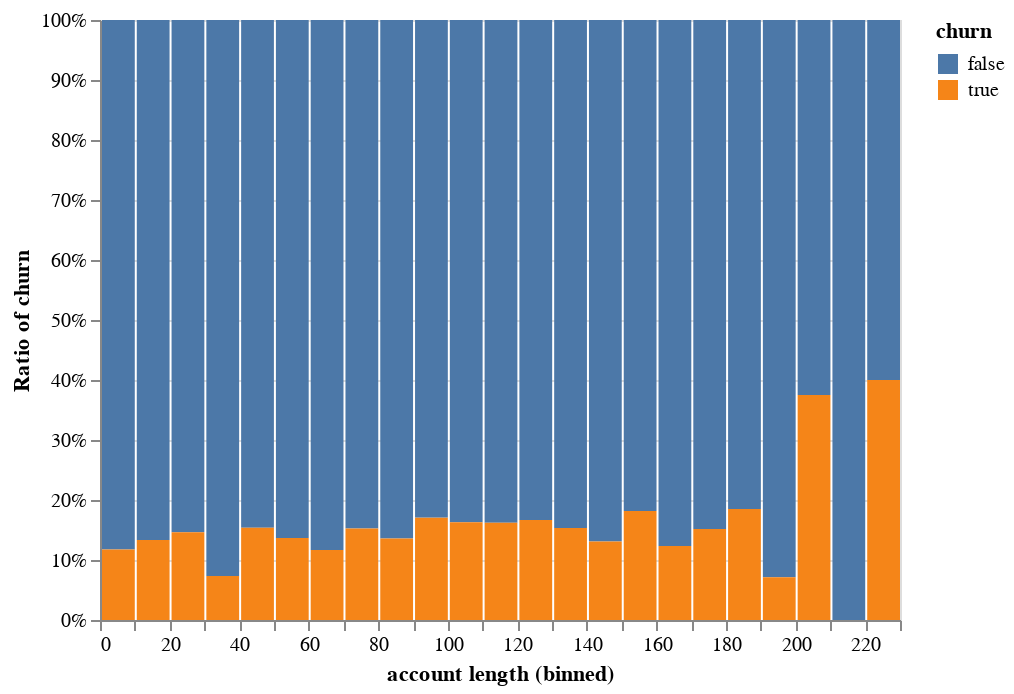

Notebook code for this chart:
### Markdown cell above
alt.renderers.enable('mimetype')
alt.Chart(train_df).mark_bar().encode(
    x=alt.X("account length", bin=alt.Bin(maxbins=40)),
    y=alt.Y("count()", title="Count of accounts"),
    color="churn"
)

### Code cell
alt.renderers.enable('mimetype')
alt.Chart(train_df).mark_bar(clip=True).encode(
    x=alt.X("account length", bin=alt.Bin(maxbins=40), scale=alt.Scale(domain=(0, 230))),
    y=alt.Y("count()", stack="normalize", title="Ratio of churn"),
    color="churn"
)

### Figure 1 — Vega-Lite specification as saved in the notebook (floating-point values rounded to 4 significant figures; data arrays with more than 128 entries replaced by an {"elided": "..."} marker saying what was removed)
{"$schema": "https://vega.github.io/schema/vega-lite/v4.8.1.json", "config": {"view": {"continuousHeight": 300, "continuousWidth": 400}}, "data": {"name": "data-c113457e13a3b550f9e95a135ce57b8c"}, "datasets": {"data-c113457e13a3b550f9e95a135ce57b8c": {"elided": "2333 records"}}, "encoding": {"color": {"field": "churn", "type": "nominal"}, "x": {"bin": {"maxbins": 40}, "field": "account length", "scale": {"domain": [0, 230]}, "type": "quantitative"}, "y": {"aggregate": "count", "stack": "normalize", "title": "Ratio of churn", "type": "quantitative"}}, "mark": {"clip": true, "type": "bar"}}
